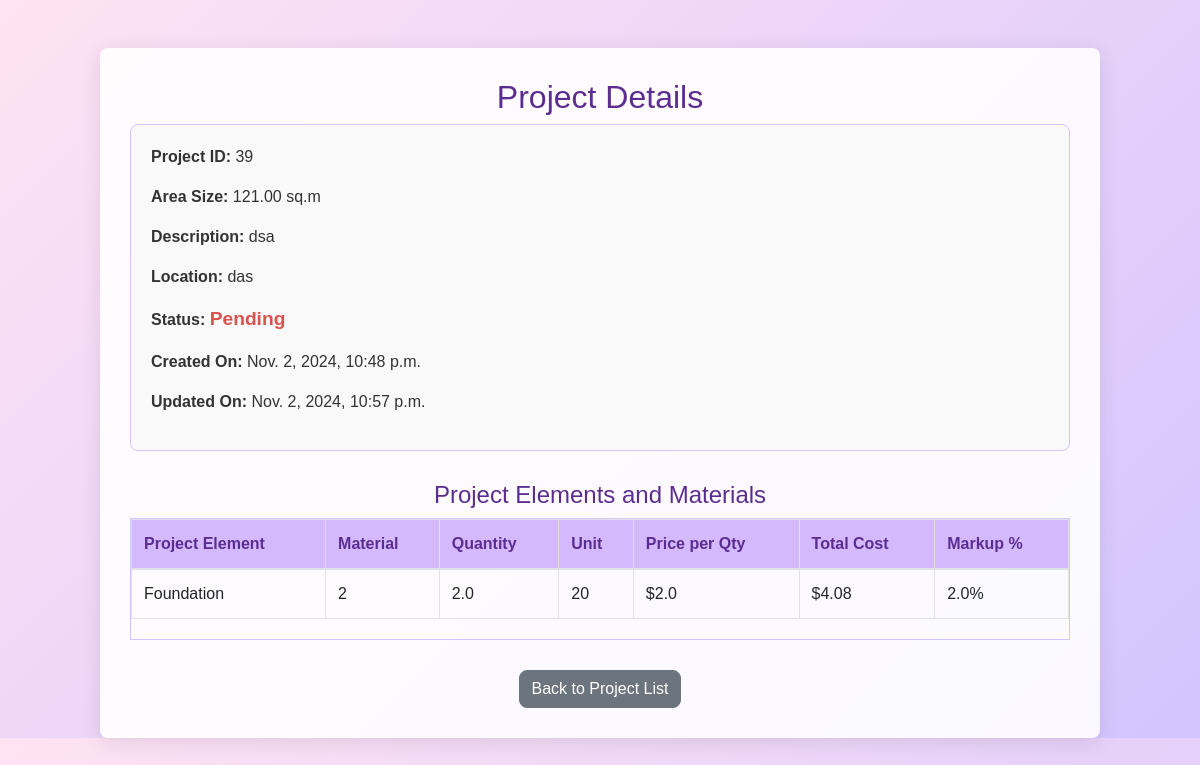
/projects/39/ (signed in), run on the app's committed database.
### quotations/models.py (models this page shows, shortened)
class Project(models.Model):
    STATUS_CHOICES = [
        ("Pending", "Pending"),
        ("Approved", "Approved"),
        ("Declined", "Declined"),
        ("Completed", "Completed"),
    ]
    name = models.CharField(max_length=100)
    area_size = models.DecimalField(max_digits=10, decimal_places=2, default=0)
    description = models.TextField()  # Changed to TextField for longer descriptions
    location = models.CharField(max_length=100)
    start_date = models.DateField(blank=True, null=True)
    end_date = models.DateField(blank=True, null=True)
    user = models.ForeignKey(User, on_delete=models.CASCADE, related_name="projects")
    status = models.CharField(
        max_length=20, choices=STATUS_CHOICES, default="Pending", blank=True, null=True
    )
    created_at = models.DateTimeField(auto_now_add=True)
    updated_at = models.DateTimeField(auto_now=True)
    approved_by_user = models.BooleanField(default=False)
    approved_by_admin = models.ForeignKey(
        User, null=True, blank=True, related_name="approved_projects", on_delete=models.SET_NULL
    )
    declined_by_admin = models.ForeignKey(
        User, null=True, blank=True, related_name="declined_projects", on_delete=models.SET_NULL
    )
    declined_by_user = models.BooleanField(default=False)

class ProjectElement(models.Model):
    project = models.ForeignKey(
        Project, on_delete=models.CASCADE, related_name="elements"
    )
    name = models.CharField(max_length=100)
    created_at = models.DateTimeField(auto_now_add=True)
    updated_at = models.DateTimeField(auto_now=True)

class Material(models.Model):
    STATUS_CHOICES = [
        ('pending', 'Pending'),
        ('approved', 'Approved'),
        ('declined', 'Declined'),
    ]
    element = models.ForeignKey(
        'ProjectElement', related_name="materials", on_delete=models.CASCADE
    )
    name = models.CharField(max_length=255)
    qty = models.FloatField(default=0)  # Default value of 0 for quantity
    unit = models.CharField(max_length=50)
    price_per_qty = models.FloatField(default=0)  # Default value of 0 for price per quantity
    markup_percentage = models.FloatField(default=0)  # Default value of 0 for markup percentage
    status = models.CharField(
        max_length=10, choices=STATUS_CHOICES, default='pending'
    )
    @property
    def total_cost(self):
        if self.qty > 0 and self.price_per_qty > 0 and self.markup_percentage > 0:
            return self.qty * self.price_per_qty * (1 + self.markup_percentage / 100)
        return 0  # Return 0 if not properly set by the superuser

### quotations/views.py (the view, shortened to what this page needs)
# urls.py: path('projects/<int:project_id>/', views.project_detail, name='project_detail'),
@login_required
def project_detail(request, project_id):
    logger.debug(f"Fetching project with ID: {project_id}")
    project = get_object_or_404(Project, id=project_id)
    form = None
    return render(request, "project_detail.html", {
        "project": project,
        "form": form,
    })

### templates/project_detail.html (shortened to what this page needs)
{% load static %}
<!DOCTYPE html>
<html lang="en">
<head>
    <link rel="stylesheet" href="https://stackpath.bootstrapcdn.com/bootstrap/4.5.2/css/bootstrap.min.css">
</head>
<body>
    <div class="container mt-5">
        <div class="project-container">
            <h2>Project Details</h2>
            {% if user.is_superuser %}
                <form method="post">
                    {% csrf_token %}
                    {{ form.as_p }}
                    {% if form.errors %}
                        <div class="error-messages">
                            {% for field, errors in form.errors.items %}
                                <p>{{ field|capfirst }}: {{ errors|join:", " }}</p>
                            {% endfor %}
                        </div>
                    {% endif %}
                    <button type="submit" class="btn btn-primary">Save Changes</button>
                </form>
            {% else %}
                <div class="project-info">
                    <p><strong>Project ID:</strong> {{ project.id }}</p>
                    <p><strong>Area Size:</strong> {{ project.area_size }} sq.m</p>
                    <p><strong>Description:</strong> {{ project.description }}</p>
                    <p><strong>Location:</strong> {{ project.location }}</p>
                    <p><strong>Status:</strong> <span class="project-status">{{ project.status }}</span></p>
                    <p><strong>Created On:</strong> {{ project.created_at }}</p>
                    <p><strong>Updated On:</strong> {{ project.updated_at }}</p>
                </div>
            {% endif %}
            <h4>Project Elements and Materials</h4>
            <div class="table-scroll">
                <table class="table table-bordered material-table">
                    <thead>
                        <tr>
                            <th>Project Element</th>
                            <th>Material</th>
                            <th>Quantity</th>
                            <th>Unit</th>
                            <th>Price per Qty</th>
                            <th>Total Cost</th>
                            <th>Markup %</th>
                        </tr>
                    </thead>
                    <tbody>
                        {% for element in project.elements.all %}
                            {% for material in element.materials.all %}
                                <tr>
                                    <td>{{ element.name }}</td>
                                    <td>{{ material.name }}</td>
                                    {% if user.is_superuser %}
    <td>
        <form method="post" action="{% url 'update_material' material.id %}">
            {% csrf_token %}
            <input type="number" name="qty" value="{{ material.qty }}" min="0" required>
    </td>
    <td>
        <input type="text" name="unit" value="{{ material.unit }}" required>
    </td>
    <td>
        <input type="number" name="price_per_qty" value="{{ material.price_per_qty }}" step="0.01" required>
    </td>
    <td>${{ material.total_cost }}</td>
    <td>
        <input type="number" name="markup_percentage" value="{{ material.markup_percentage }}" min="0" step="0.01" required>
    </td>
    <td class="action-buttons">
        <form method="post" action="{% url 'update_material' material.id %}">
            {% csrf_token %}
            <button type="submit" class="btn btn-success btn-sm">Update</button>
        </form>
        <form method="post" action="{% url 'remove_material' material.id %}" style="display:inline;">
            {% csrf_token %}
            <button type="submit" class="btn btn-danger btn-sm">Delete</button>
        </form>
    </td>
{% else %}
    <td>{{ material.qty|default:0 }}</td>
    <td>{{ material.unit|default:"N/A" }}</td>
    <td>${{ material.price_per_qty|default:0 }}</td>
    <td>${{ material.total_cost }}</td>
    <td>{{ material.markup_percentage|default:0 }}%</td>
{% endif %}
                                </tr>
                            {% endfor %}
                        {% endfor %}
                    </tbody>
                </table>
            </div>
            <div class="text-center">
                <a href="{% url 'project_list' %}" class="btn btn-secondary">Back to Project List</a>
            </div>
        </div>
    </body>
</html>

### templates/project_detail.html (style rules this page uses)
body { background: linear-gradient(135deg, #ffe3f3, #d4c4ff); font-family: Arial, sans-serif; color: #333; }
.project-container { max-width: 1000px; margin: auto; padding: 30px; background-color: rgba(255, 255, 255, 0.9); border-radius: 8px; box-shadow: 0 4px 20px rgba(0, 0, 0, 0.1); }
h2, h4 { text-align: center; color: #5c2d91; }
.project-info { margin-bottom: 30px; padding: 20px; border: 1px solid #d4c4ff; border-radius: 8px; background-color: #f9f9f9; }
.project-status { font-size: 1.2em; font-weight: bold; color: #d9534f; margin-top: 10px; }
.material-table { width: 100%; margin-bottom: 20px; }
.material-table th, .material-table td { text-align: left; vertical-align: middle; }
.btn { margin-top: 10px; border-radius: 8px; }
.btn-secondary { background-color: #6c757d; }
.material-table th { background-color: #d4b9ff; color: #5c2d91; }
.table-scroll { max-height: 400px; overflow-y: auto; margin-bottom: 20px; border: 1px solid #d4c4ff; }

### data on the page
Project: id "39", area_size "121.00", description "dsa", location "das", status "Pending", created_at "Nov. 2, 2024, 10:48 p.m.", updated_at "Nov. 2, 2024, 10:57 p.m."
ProjectElement: name "Foundation"
Material: name "2", qty "2.0", unit "20", price_per_qty "2.0", total_cost "4.08", markup_percentage "2.0"
